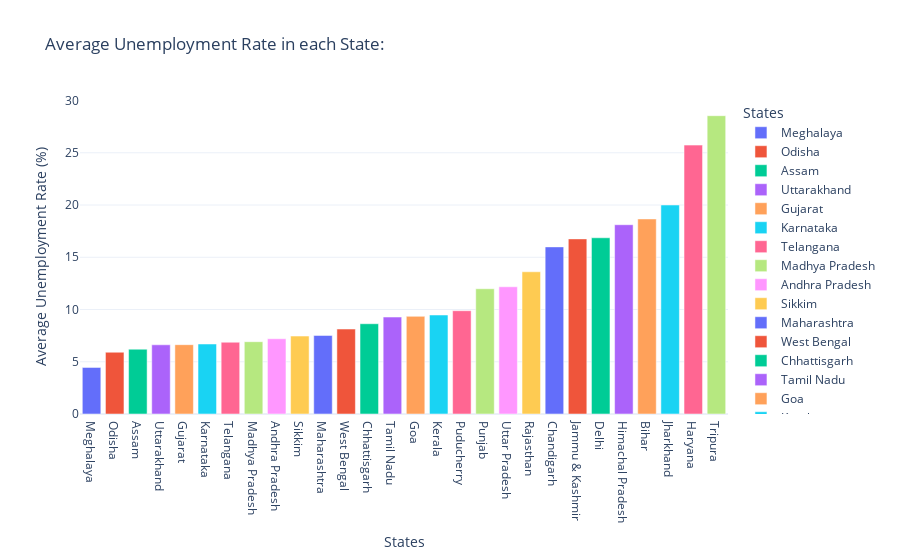

The code cell stored with this chart in its notebook:
### Markdown cell above
- *Due to the lockdown imposed in the wake of Covid-19 pandemic, there was sudden increase in the Unemployment Rate in 2020.*

### Code cell
# Bar plot of average Unemployment Rate by State

df_unemp = df[[df.columns[3], df.columns[0]]].groupby(df.columns[0]).mean().reset_index()
df_unemp = df_unemp.sort_values(df.columns[3])
fig = px.bar(df_unemp, x=df.columns[0], y=df.columns[3], color=df.columns[0],
             labels={df.columns[0] : 'States', df.columns[3] : 'Average Unemployment Rate (%)'},
             title='Average Unemployment Rate in each State:', template='plotly_white')
fig.show()

### Figure 1 — Plotly figure (JSON) as saved in the notebook; plotly's stock layout.template omitted (floating-point values rounded to 4 significant figures)
{"data": [{"alignmentgroup": "True", "hovertemplate": "States=%{x}<br>Average Unemployment Rate (%)=%{y}<extra></extra>", "legendgroup": "Meghalaya", "marker": {"color": "#636efa", "pattern": {"shape": ""}}, "name": "Meghalaya", "offsetgroup": "Meghalaya", "orientation": "v", "showlegend": true, "textposition": "auto", "type": "bar", "x": ["Meghalaya"], "xaxis": "x", "y": [4.453], "yaxis": "y"}, {"alignmentgroup": "True", "hovertemplate": "States=%{x}<br>Average Unemployment Rate (%)=%{y}<extra></extra>", "legendgroup": "Odisha", "marker": {"color": "#EF553B", "pattern": {"shape": ""}}, "name": "Odisha", "offsetgroup": "Odisha", "orientation": "v", "showlegend": true, "textposition": "auto", "type": "bar", "x": ["Odisha"], "xaxis": "x", "y": [5.912], "yaxis": "y"}, {"alignmentgroup": "True", "hovertemplate": "States=%{x}<br>Average Unemployment Rate (%)=%{y}<extra></extra>", "legendgroup": "Assam", "marker": {"color": "#00cc96", "pattern": {"shape": ""}}, "name": "Assam", "offsetgroup": "Assam", "orientation": "v", "showlegend": true, "textposition": "auto", "type": "bar", "x": ["Assam"], "xaxis": "x", "y": [6.202], "yaxis": "y"}, {"alignmentgroup": "True", "hovertemplate": "States=%{x}<br>Average Unemployment Rate (%)=%{y}<extra></extra>", "legendgroup": "Uttarakhand", "marker": {"color": "#ab63fa", "pattern": {"shape": ""}}, "name": "Uttarakhand", "offsetgroup": "Uttarakhand", "orientation": "v", "showlegend": true, "textposition": "auto", "type": "bar", "x": ["Uttarakhand"], "xaxis": "x", "y": [6.621], "yaxis": "y"}, {"alignmentgroup": "True", "hovertemplate": "States=%{x}<br>Average Unemployment Rate (%)=%{y}<extra></extra>", "legendgroup": "Gujarat", "marker": {"color": "#FFA15A", "pattern": {"shape": ""}}, "name": "Gujarat", "offsetgroup": "Gujarat", "orientation": "v", "showlegend": true, "textposition": "auto", "type": "bar", "x": ["Gujarat"], "xaxis": "x", "y": [6.633], "yaxis": "y"}, {"alignmentgroup": "True", "hovertemplate": "States=%{x}<br>Average Unemployment Rate (%)=%{y}<extra></extra>", "legendgroup": "Karnataka", "marker": {"color": "#19d3f3", "pattern": {"shape": ""}}, "name": "Karnataka", "offsetgroup": "Karnataka", "orientation": "v", "showlegend": true, "textposition": "auto", "type": "bar", "x": ["Karnataka"], "xaxis": "x", "y": [6.698], "yaxis": "y"}, {"alignmentgroup": "True", "hovertemplate": "States=%{x}<br>Average Unemployment Rate (%)=%{y}<extra></extra>", "legendgroup": "Telangana", "marker": {"color": "#FF6692", "pattern": {"shape": ""}}, "name": "Telangana", "offsetgroup": "Telangana", "orientation": "v", "showlegend": true, "textposition": "auto", "type": "bar", "x": ["Telangana"], "xaxis": "x", "y": [6.868], "yaxis": "y"}, {"alignmentgroup": "True", "hovertemplate": "States=%{x}<br>Average Unemployment Rate (%)=%{y}<extra></extra>", "legendgroup": "Madhya Pradesh", "marker": {"color": "#B6E880", "pattern": {"shape": ""}}, "name": "Madhya Pradesh", "offsetgroup": "Madhya Pradesh", "orientation": "v", "showlegend": true, "textposition": "auto", "type": "bar", "x": ["Madhya Pradesh"], "xaxis": "x", "y": [6.918], "yaxis": "y"}, {"alignmentgroup": "True", "hovertemplate": "States=%{x}<br>Average Unemployment Rate (%)=%{y}<extra></extra>", "legendgroup": "Andhra Pradesh", "marker": {"color": "#FF97FF", "pattern": {"shape": ""}}, "name": "Andhra Pradesh", "offsetgroup": "Andhra Pradesh", "orientation": "v", "showlegend": true, "textposition": "auto", "type": "bar", "x": ["Andhra Pradesh"], "xaxis": "x", "y": [7.202], "yaxis": "y"}, {"alignmentgroup": "True", "hovertemplate": "States=%{x}<br>Average Unemployment Rate (%)=%{y}<extra></extra>", "legendgroup": "Sikkim", "marker": {"color": "#FECB52", "pattern": {"shape": ""}}, "name": "Sikkim", "offsetgroup": "Sikkim", "orientation": "v", "showlegend": true, "textposition": "auto", "type": "bar", "x": ["Sikkim"], "xaxis": "x", "y": [7.46], "yaxis": "y"}, {"alignmentgroup": "True", "hovertemplate": "States=%{x}<br>Average Unemployment Rate (%)=%{y}<extra></extra>", "legendgroup": "Maharashtra", "marker": {"color": "#636efa", "pattern": {"shape": ""}}, "name": "Maharashtra", "offsetgroup": "Maharashtra", "orientation": "v", "showlegend": true, "textposition": "auto", "type": "bar", "x": ["Maharashtra"], "xaxis": "x", "y": [7.518], "yaxis": "y"}, {"alignmentgroup": "True", "hovertemplate": "States=%{x}<br>Average Unemployment Rate (%)=%{y}<extra></extra>", "legendgroup": "West Bengal", "marker": {"color": "#EF553B", "pattern": {"shape": ""}}, "name": "West Bengal", "offsetgroup": "West Bengal", "orientation": "v", "showlegend": true, "textposition": "auto", "type": "bar", "x": ["West Bengal"], "xaxis": "x", "y": [8.13], "yaxis": "y"}, {"alignmentgroup": "True", "hovertemplate": "States=%{x}<br>Average Unemployment Rate (%)=%{y}<extra></extra>", "legendgroup": "Chhattisgarh", "marker": {"color": "#00cc96", "pattern": {"shape": ""}}, "name": "Chhattisgarh", "offsetgroup": "Chhattisgarh", "orientation": "v", "showlegend": true, "textposition": "auto", "type": "bar", "x": ["Chhattisgarh"], "xaxis": "x", "y": [8.637], "yaxis": "y"}, {"alignmentgroup": "True", "hovertemplate": "States=%{x}<br>Average Unemployment Rate (%)=%{y}<extra></extra>", "legendgroup": "Tamil Nadu", "marker": {"color": "#ab63fa", "pattern": {"shape": ""}}, "name": "Tamil Nadu", "offsetgroup": "Tamil Nadu", "orientation": "v", "showlegend": true, "textposition": "auto", "type": "bar", "x": ["Tamil Nadu"], "xaxis": "x", "y": [9.276], "yaxis": "y"}, {"alignmentgroup": "True", "hovertemplate": "States=%{x}<br>Average Unemployment Rate (%)=%{y}<extra></extra>", "legendgroup": "Goa", "marker": {"color": "#FFA15A", "pattern": {"shape": ""}}, "name": "Goa", "offsetgroup": "Goa", "orientation": "v", "showlegend": true, "textposition": "auto", "type": "bar", "x": ["Goa"], "xaxis": "x", "y": [9.347], "yaxis": "y"}, {"alignmentgroup": "True", "hovertemplate": "States=%{x}<br>Average Unemployment Rate (%)=%{y}<extra></extra>", "legendgroup": "Kerala", "marker": {"color": "#19d3f3", "pattern": {"shape": ""}}, "name": "Kerala", "offsetgroup": "Kerala", "orientation": "v", "showlegend": true, "textposition": "auto", "type": "bar", "x": ["Kerala"], "xaxis": "x", "y": [9.474], "yaxis": "y"}, {"alignmentgroup": "True", "hovertemplate": "States=%{x}<br>Average Unemployment Rate (%)=%{y}<extra></extra>", "legendgroup": "Puducherry", "marker": {"color": "#FF6692", "pattern": {"shape": ""}}, "name": "Puducherry", "offsetgroup": "Puducherry", "orientation": "v", "showlegend": true, "textposition": "auto", "type": "bar", "x": ["Puducherry"], "xaxis": "x", "y": [9.884], "yaxis": "y"}, {"alignmentgroup": "True", "hovertemplate": "States=%{x}<br>Average Unemployment Rate (%)=%{y}<extra></extra>", "legendgroup": "Punjab", "marker": {"color": "#B6E880", "pattern": {"shape": ""}}, "name": "Punjab", "offsetgroup": "Punjab", "orientation": "v", "showlegend": true, "textposition": "auto", "type": "bar", "x": ["Punjab"], "xaxis": "x", "y": [11.99], "yaxis": "y"}, {"alignmentgroup": "True", "hovertemplate": "States=%{x}<br>Average Unemployment Rate (%)=%{y}<extra></extra>", "legendgroup": "Uttar Pradesh", "marker": {"color": "#FF97FF", "pattern": {"shape": ""}}, "name": "Uttar Pradesh", "offsetgroup": "Uttar Pradesh", "orientation": "v", "showlegend": true, "textposition": "auto", "type": "bar", "x": ["Uttar Pradesh"], "xaxis": "x", "y": [12.18], "yaxis": "y"}, {"alignmentgroup": "True", "hovertemplate": "States=%{x}<br>Average Unemployment Rate (%)=%{y}<extra></extra>", "legendgroup": "Rajasthan", "marker": {"color": "#FECB52", "pattern": {"shape": ""}}, "name": "Rajasthan", "offsetgroup": "Rajasthan", "orientation": "v", "showlegend": true, "textposition": "auto", "type": "bar", "x": ["Rajasthan"], "xaxis": "x", "y": [13.61], "yaxis": "y"}, {"alignmentgroup": "True", "hovertemplate": "States=%{x}<br>Average Unemployment Rate (%)=%{y}<extra></extra>", "legendgroup": "Chandigarh", "marker": {"color": "#636efa", "pattern": {"shape": ""}}, "name": "Chandigarh", "offsetgroup": "Chandigarh", "orientation": "v", "showlegend": true, "textposition": "auto", "type": "bar", "x": ["Chandigarh"], "xaxis": "x", "y": [15.99], "yaxis": "y"}, {"alignmentgroup": "True", "hovertemplate": "States=%{x}<br>Average Unemployment Rate (%)=%{y}<extra></extra>", "legendgroup": "Jammu & Kashmir", "marker": {"color": "#EF553B", "pattern": {"shape": ""}}, "name": "Jammu & Kashmir", "offsetgroup": "Jammu & Kashmir", "orientation": "v", "showlegend": true, "textposition": "auto", "type": "bar", "x": ["Jammu & Kashmir"], "xaxis": "x", "y": [16.76], "yaxis": "y"}, {"alignmentgroup": "True", "hovertemplate": "States=%{x}<br>Average Unemployment Rate (%)=%{y}<extra></extra>", "legendgroup": "Delhi", "marker": {"color": "#00cc96", "pattern": {"shape": ""}}, "name": "Delhi", "offsetgroup": "Delhi", "orientation": "v", "showlegend": true, "textposition": "auto", "type": "bar", "x": ["Delhi"], "xaxis": "x", "y": [16.86], "yaxis": "y"}, {"alignmentgroup": "True", "hovertemplate": "States=%{x}<br>Average Unemployment Rate (%)=%{y}<extra></extra>", "legendgroup": "Himachal Pradesh", "marker": {"color": "#ab63fa", "pattern": {"shape": ""}}, "name": "Himachal Pradesh", "offsetgroup": "Himachal Pradesh", "orientation": "v", "showlegend": true, "textposition": "auto", "type": "bar", "x": ["Himachal Pradesh"], "xaxis": "x", "y": [18.11], "yaxis": "y"}, {"alignmentgroup": "True", "hovertemplate": "States=%{x}<br>Average Unemployment Rate (%)=%{y}<extra></extra>", "legendgroup": "Bihar", "marker": {"color": "#FFA15A", "pattern": {"shape": ""}}, "name": "Bihar", "offsetgroup": "Bihar", "orientation": "v", "showlegend": true, "textposition": "auto", "type": "bar", "x": ["Bihar"], "xaxis": "x", "y": [18.67], "yaxis": "y"}, {"alignmentgroup": "True", "hovertemplate": "States=%{x}<br>Average Unemployment Rate (%)=%{y}<extra></extra>", "legendgroup": "Jharkhand", "marker": {"color": "#19d3f3", "pattern": {"shape": ""}}, "name": "Jharkhand", "offsetgroup": "Jharkhand", "orientation": "v", "showlegend": true, "textposition": "auto", "type": "bar", "x": ["Jharkhand"], "xaxis": "x", "y": [20.0], "yaxis": "y"}, {"alignmentgroup": "True", "hovertemplate": "States=%{x}<br>Average Unemployment Rate (%)=%{y}<extra></extra>", "legendgroup": "Haryana", "marker": {"color": "#FF6692", "pattern": {"shape": ""}}, "name": "Haryana", "offsetgroup": "Haryana", "orientation": "v", "showlegend": true, "textposition": "auto", "type": "bar", "x": ["Haryana"], "xaxis": "x", "y": [25.73], "yaxis": "y"}, {"alignmentgroup": "True", "hovertemplate": "States=%{x}<br>Average Unemployment Rate (%)=%{y}<extra></extra>", "legendgroup": "Tripura", "marker": {"color": "#B6E880", "pattern": {"shape": ""}}, "name": "Tripura", "offsetgroup": "Tripura", "orientation": "v", "showlegend": true, "textposition": "auto", "type": "bar", "x": ["Tripura"], "xaxis": "x", "y": [28.55], "yaxis": "y"}], "layout": {"barmode": "relative", "legend": {"title": {"text": "States"}, "tracegroupgap": 0}, "title": {"text": "Average Unemployment Rate in each State:"}, "xaxis": {"anchor": "y", "categoryarray": ["Meghalaya", "Odisha", "Assam", "Uttarakhand", "Gujarat", "Karnataka", "Telangana", "Madhya Pradesh", "Andhra Pradesh", "Sikkim", "Maharashtra", "West Bengal", "Chhattisgarh", "Tamil Nadu", "Goa", "Kerala", "Puducherry", "Punjab", "Uttar Pradesh", "Rajasthan", "Chandigarh", "Jammu & Kashmir", "Delhi", "Himachal Pradesh", "Bihar", "Jharkhand", "Haryana", "Tripura"], "categoryorder": "array", "domain": [0, 1], "title": {"text": "States"}}, "yaxis": {"anchor": "x", "domain": [0, 1], "title": {"text": "Average Unemployment Rate (%)"}}}}
